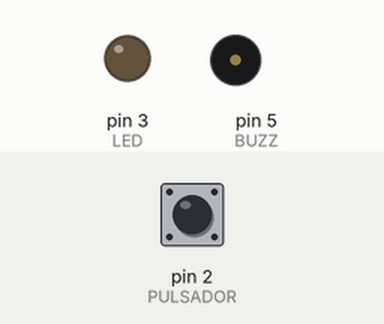
A sketch run on a simulated Arduino Uno, built with avr-gcc and run on an emulated ATmega328P. Parts: output pins drawn as LEDs (lit = HIGH), buzzer (waves = sounding, pin HIGH). Dashed ring = blinking. Inputs (shaded band) come from the test bench; at power-on: pin 2 (PULSADOR) LOW. What the sketch prints to the serial monitor is not drawn.

Above: at 1.2 s.
1.3 s: pin 2 (PULSADOR) pulled HIGH for 0.15 s
At 1.37 s:
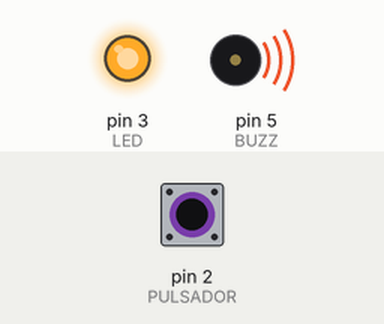
2.9 s: pin 2 (PULSADOR) pulled HIGH for 3.2 s
At 7.3 s:
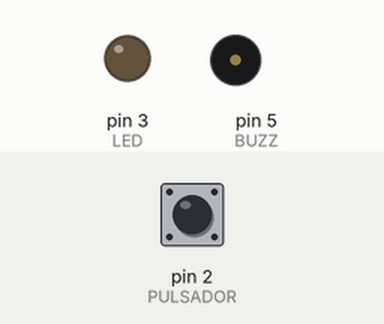
9.1 s: pin 2 (PULSADOR) pulsed HIGH 2 times (0.12 s each, 0.3 s apart)
At 9.16 s:
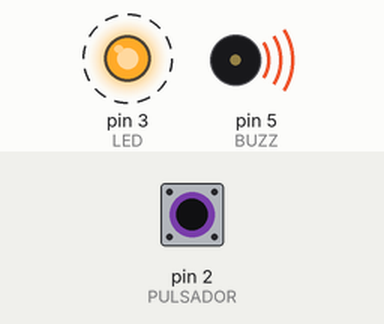
12.2 s: pin 2 (PULSADOR) pulsed HIGH 5 times (0.12 s each, 0.3 s apart)
At 14.9 s:
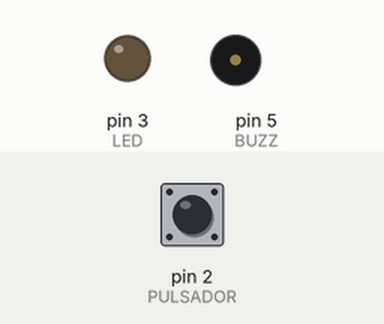
Timing chart, 0 to 16.2 s (numbered marks = the images above; inputs shaded):
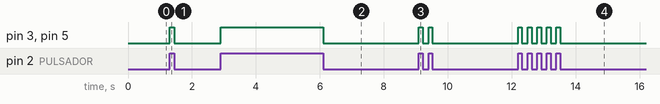

Measured:
- after the input at 1.3 s, pin 3 (LED), pin 5 (BUZZ): LOW → HIGH at once, → LOW 0.15 s later
- after the input at 2.9 s, pin 3 (LED), pin 5 (BUZZ): LOW → HIGH at once, → LOW 3.2 s later
- after the input at 9.1 s, pin 3 (LED), pin 5 (BUZZ): alternates HIGH for 0.12 s and LOW for 0.18 s, 4 changes in all, then stays LOW, starting at once
- after the input at 12.2 s, pin 3 (LED), pin 5 (BUZZ): alternates HIGH for 0.12 s and LOW for 0.18 s, 10 changes in all, then stays LOW, starting at once

The sketch:

traductorMorze.ino
```cpp
const int PULSADOR = 2;
const int LED = 3;
const int BUZZ = 5;
const int UNIT = 400;
const int DOT = 0;
const int DASH = 1;
const char DOTCHAR = '.';
const char DASHCHAR = '-';
const char SPACECHAR = ' ';

String palabraMorse;

bool espacioDisponible = false;
bool pressed = false;

String codificar;

unsigned long initialTime = 0;
unsigned long offTime = 0;
unsigned long totalTime = 0;

unsigned long lowInitialTime = 0;
unsigned long lowOffTime = 0;
unsigned long lowTotalTime = 0;

int letraLeida[4] = {-1,-1,-1,-1};
int posLetra = 0;

struct letra {
  int codigo[4];
  char letraDecodificada;
};

letra diccionario[26];

void armarDiccionario(){
  //E
  diccionario[0].codigo[0] = DOT;
  diccionario[0].codigo[1] = -1;
  diccionario[0].codigo[2] = -1;
  diccionario[0].codigo[3] = -1;
  diccionario[0].letraDecodificada = 'E';
  //T
  diccionario[1].codigo[0] = DASH;
  diccionario[1].codigo[1] = -1;
  diccionario[1].codigo[2] = -1;
  diccionario[1].codigo[3] = -1;
  diccionario[1].letraDecodificada = 'T';
  //I
  diccionario[2].codigo[0] = DOT;
  diccionario[2].codigo[1] = DOT;
  diccionario[2].codigo[2] = -1;
  diccionario[2].codigo[3] = -1;
  diccionario[2].letraDecodificada = 'I';
  //A
  diccionario[3].codigo[0] = DOT;
  diccionario[3].codigo[1] = DASH;
  diccionario[3].codigo[2] = -1;
  diccionario[3].codigo[3] = -1;
  diccionario[3].letraDecodificada = 'A';
  //N
  diccionario[4].codigo[0] = DASH;
  diccionario[4].codigo[1] = DOT;
  diccionario[4].codigo[2] = -1;
  diccionario[4].codigo[3] = -1;
  diccionario[4].letraDecodificada = 'N';
  //M
  diccionario[5].codigo[0] = DASH;
  diccionario[5].codigo[1] = DASH;
  diccionario[5].codigo[2] = -1;
  diccionario[5].codigo[3] = -1;
  diccionario[5].letraDecodificada = 'M';
  //S
  diccionario[6].codigo[0] = DOT;
  diccionario[6].codigo[1] = DOT;
  diccionario[6].codigo[2] = DOT;
  diccionario[6].codigo[3] = -1;
  diccionario[6].letraDecodificada = 'S';
  //U
  diccionario[7].codigo[0] = DOT;
  diccionario[7].codigo[1] = DOT;
  diccionario[7].codigo[2] = DASH;
  diccionario[7].codigo[3] = -1;
  diccionario[7].letraDecodificada = 'U';
  //R
  diccionario[8].codigo[0] = DOT;
  diccionario[8].codigo[1] = DASH;
  diccionario[8].codigo[2] = DOT;
  diccionario[8].codigo[3] = -1;
  diccionario[8].letraDecodificada = 'R';
  //W
  diccionario[9].codigo[0] = DOT;
  diccionario[9].codigo[1] = DASH;
  diccionario[9].codigo[2] = DASH;
  diccionario[9].codigo[3] = -1;
  diccionario[9].letraDecodificada = 'W';
  //D
  diccionario[10].codigo[0] = DASH;
  diccionario[10].codigo[1] = DOT;
  diccionario[10].codigo[2] = DOT;
  diccionario[10].codigo[3] = -1;
  diccionario[10].letraDecodificada = 'D';
  //K
  diccionario[11].codigo[0] = DASH;
  diccionario[11].codigo[1] = DOT;
  diccionario[11].codigo[2] = DASH;
  diccionario[11].codigo[3] = -1;
  diccionario[11].letraDecodificada = 'K';
  //G
  diccionario[12].codigo[0] = DASH;
  diccionario[12].codigo[1] = DASH;
  diccionario[12].codigo[2] = DOT;
  diccionario[12].codigo[3] = -1;
  diccionario[12].letraDecodificada = 'G';
  //O
  diccionario[13].codigo[0] = DASH;
  diccionario[13].codigo[1] = DASH;
  diccionario[13].codigo[2] = DASH;
  diccionario[13].codigo[3] = -1;
  diccionario[13].letraDecodificada = 'O';
  //H
  diccionario[14].codigo[0] = DOT;
  diccionario[14].codigo[1] = DOT;
  diccionario[14].codigo[2] = DOT;
  diccionario[14].codigo[3] = DOT;
  diccionario[14].letraDecodificada = 'H';
  //V
  diccionario[15].codigo[0] = DOT;
  diccionario[15].codigo[1] = DOT;
  diccionario[15].codigo[2] = DOT;
  diccionario[15].codigo[3] = DASH;
  diccionario[15].letraDecodificada = 'V';
  //F
  diccionario[16].codigo[0] = DOT;
  diccionario[16].codigo[1] = DOT;
  diccionario[16].codigo[2] = DASH;
  diccionario[16].codigo[3] = DOT;
  diccionario[16].letraDecodificada = 'F';
  //L
  diccionario[17].codigo[0] = DOT;
  diccionario[17].codigo[1] = DASH;
  diccionario[17].codigo[2] = DOT;
  diccionario[17].codigo[3] = DOT;
  diccionario[17].letraDecodificada = 'L';
  //P
  diccionario[18].codigo[0] = DOT;
  diccionario[18].codigo[1] = DASH;
  diccionario[18].codigo[2] = DASH;
  diccionario[18].codigo[3] = DOT;
  diccionario[18].letraDecodificada = 'P';
  //J
  diccionario[19].codigo[0] = DOT;
  diccionario[19].codigo[1] = DASH;
  diccionario[19].codigo[2] = DASH;
  diccionario[19].codigo[3] = DASH;
  diccionario[19].letraDecodificada = 'J';
  //B
  diccionario[20].codigo[0] = DASH;
  diccionario[20].codigo[1] = DOT;
  diccionario[20].codigo[2] = DOT;
  diccionario[20].codigo[3] = DOT;
  diccionario[20].letraDecodificada = 'B';
  //X
  diccionario[21].codigo[0] = DASH;
  diccionario[21].codigo[1] = DOT;
  diccionario[21].codigo[2] = DOT;
  diccionario[21].codigo[3] = DASH;
  diccionario[21].letraDecodificada = 'X';
  //C
  diccionario[22].codigo[0] = DASH;
  diccionario[22].codigo[1] = DOT;
  diccionario[22].codigo[2] = DASH;
  diccionario[22].codigo[3] = DOT;
  diccionario[22].letraDecodificada = 'C';
  //Y
  diccionario[23].codigo[0] = DASH;
  diccionario[23].codigo[1] = DOT;
  diccionario[23].codigo[2] = DASH;
  diccionario[23].codigo[3] = DASH;
  diccionario[23].letraDecodificada = 'Y';
  //Z
  diccionario[24].codigo[0] = DASH;
  diccionario[24].codigo[1] = DASH;
  diccionario[24].codigo[2] = DOT;
  diccionario[24].codigo[3] = DOT;
  diccionario[24].letraDecodificada = 'Z';
  //Q
  diccionario[25].codigo[0] = DASH;
  diccionario[25].codigo[1] = DASH;
  diccionario[25].codigo[2] = DOT;
  diccionario[25].codigo[3] = DASH;
  diccionario[25].letraDecodificada = 'Q';

}

int space(unsigned long tiempo){
  if(tiempo <= (3*UNIT)){
    return 0;//partes
  }
  else if (tiempo > (3*UNIT) && tiempo <= (7*UNIT)){
    return 1;//letras
  }
  else{
    return 2;//palabras
  }

}

void encode(){
  palabraMorse = "";
  int lugarLetra;
  for(int i = 0; i < codificar.length(); i++){
    lugarLetra = searchLetra(codificar.charAt(i));
    if(lugarLetra != -1) morseArray(lugarLetra);
    else palabraMorse.concat(SPACECHAR);
  }
}

void morseArray(int pos){
  int i = 0;
  while(diccionario[pos].codigo[i] != -1 && i < 4){
  	if (diccionario[pos].codigo[i] == DOT) palabraMorse.concat(DOTCHAR);
    else if(diccionario[pos].codigo[i] == DASH) palabraMorse.concat(DASHCHAR);
      i++;
  }
  palabraMorse.concat(SPACECHAR);
}

int searchLetra(char item){
  int i = 0;
  while( i < 26){
    if(diccionario[i].letraDecodificada == item) return i;
    i++;
  }
  return (-1);
}

void morseToLed(){
  for(int i = 0; i < palabraMorse.length(); i++){
    if(palabraMorse.charAt(i) == DOTCHAR){
        delay(UNIT);
    	turnOnDevices();
      	delay(UNIT);
        turnOffDevices();
    }
    else if(palabraMorse.charAt(i) == DASHCHAR){
      	delay(UNIT);
    	turnOnDevices();
      	delay(UNIT*3);
      	turnOffDevices();
    }
    else if(palabraMorse.charAt(i) == SPACECHAR){
    	delay(UNIT*3);
    }
  }
}

void turnOnDevices(){
	digitalWrite(LED,HIGH);
  	digitalWrite(BUZZ,HIGH);
}

void turnOffDevices(){
	digitalWrite(LED,LOW);
  	digitalWrite(BUZZ,LOW);
}

char decode(int let[],int limite){
  bool encontrado = false;
  int pos = 0;
  for(int i = 0; (i < 26) && (!encontrado); i++){
    int j = 0;
    while(j < limite){
      if(let[j] == diccionario[i].codigo[j] && j!=(limite-1) ){
        j++;
      }
      else if(let[j] == diccionario[i].codigo[j] && j==(limite-1)){
       encontrado = true;
       j = limite;
       pos = i;
      }
      else j = limite;
    }
  }
  if (encontrado == true){
    return (diccionario[pos].letraDecodificada) ;
  }
  else{
    for(int i = 0;i <4;i++){
      //Serial.print(diccionario[pos].codigo[i]);
    }
    Serial.print(' ');
    for(int i = 0;i <4;i++){
      Serial.print(letraLeida[i]);
    }
    return '?';
  }
}

int dotOrDash(unsigned long time){
  if(time < (3* UNIT) ){
    return DOT;
  }
  else return DASH;
}

void reiniciarLetra(){
  for(int i = 0; i < 4; i++){
    letraLeida[i] = -1;
  }
  posLetra = 0;
}

bool letraVacia(){
  bool vacia = true;
  int i = 0;
  while (i < 4 && vacia){
    if(letraLeida[i] != (-1)){
      vacia = false;
    }
    i++;
  }
  return vacia;
}

void tiempoInactivo(){
   if(lowInitialTime == 0){
     return;
    }
   lowOffTime = millis();
   lowTotalTime = lowOffTime - lowInitialTime;
   int cond = space(lowTotalTime); // condicion para space
   if(letraVacia()){
    if (cond == 2) {//Distancia entre palabras
       if(espacioDisponible == true){
         Serial.print(' ');
         espacioDisponible = false;
       }
    }
  }
  else if(cond == 1){//Distancia entre letras
      Serial.print(decode(letraLeida, posLetra));
      reiniciarLetra();
      espacioDisponible = true;
  }
}

void setup() {
  pinMode(PULSADOR, INPUT); // pin 2 entrada
  pinMode(LED, OUTPUT); // pin 3 salida
  pinMode(BUZZ,OUTPUT);
  Serial.begin(9600);
  armarDiccionario();

}

void loop () {
  if(Serial.available() > 0){
    codificar = Serial.readString();
    encode();
    Serial.println(palabraMorse);
    morseToLed();
  }
  if(digitalRead(PULSADOR) == HIGH && !pressed){
    pressed = true;
    initialTime = millis();
    turnOnDevices();
    tiempoInactivo();
  }
  else if(digitalRead(PULSADOR) == LOW && pressed){
    pressed = false;
    offTime = millis();
    turnOffDevices();
  	totalTime = offTime - initialTime;
    //Agregar dot o dash
    letraLeida[posLetra] = dotOrDash(totalTime);
    posLetra++;
    if(posLetra == 4){
      Serial.print(decode(letraLeida, posLetra));
      reiniciarLetra();
       posLetra = 0;
    }
    //Manejar tiempo boton sin apretar
    lowInitialTime = offTime;

  }
 //CHEQUEAR SI YA PASARON 7 SEG
  else if(digitalRead(PULSADOR) == LOW && !pressed){
    //CHEQUEAR QUE LETRA NO ESTE VACIA
    tiempoInactivo();
  }
}
```
